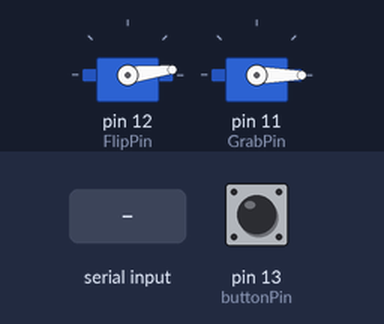
The sketch below on a simulated Arduino Uno, built with avr-gcc and run on an emulated ATmega328P. Parts: 2 × servo. The inputs (shaded band) are chosen by the test bench; at power-on: pin 13 (buttonPin) LOW.

Above: at 2.4 s.
2.5 s: "A" received over Serial
At 2.65 s:
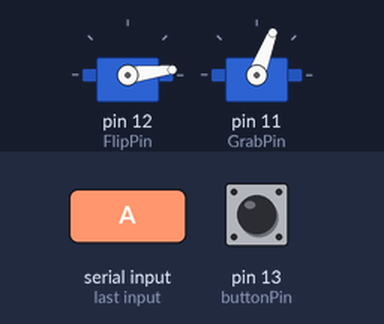
At 3.56 s:
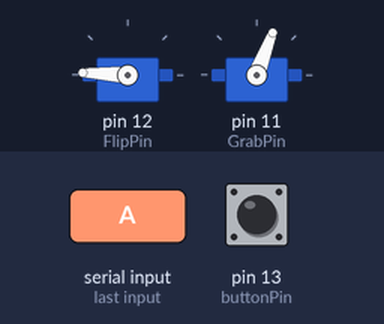
Timing chart, 0 to 7.2 s (numbered marks = the images above; inputs shaded):
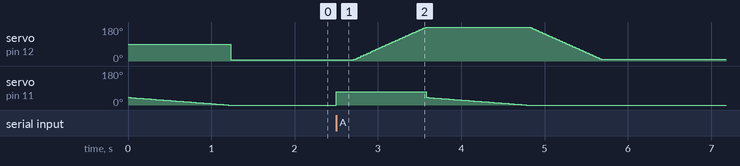

The sketch:

grabber_arm_code.ino
```cpp
#include <Servo.h>

Servo Grab;
Servo Flip;

const int buttonPin = 13;
const int FlipPin = 12;
const int GrabPin = 11;
int buttonState = 0;
int Pos = 100;
int PosGrab = 0;
int PosFlip = 0;

void setup() {
  Serial.begin(9600);
  pinMode(buttonPin, INPUT);
  Flip.attach(FlipPin);
  Grab.attach(GrabPin);
  Pos = calibrate();
  Flip.write(7);
}

int calibrate() {
  for (PosGrab = 40; PosGrab >= 0; PosGrab -= 1) {
    Grab.write(PosGrab);
    buttonState = digitalRead(buttonPin);
    if  (buttonState == HIGH) {
      Serial.println("AAA");
      return (PosGrab);
      break;
    }
   delay(30);
  }
}

void FlipCan(int startPoint, int endPoint, int stepSize) {
  for (PosFlip = startPoint; PosFlip == endPoint; PosFlip -= stepSize) {
    Flip.write(PosFlip);
    delay(15);
  }
}

void GrabCan() {
  Grab.write(Pos+70);
  delay(200);
  for (PosFlip = 7; PosFlip <= 180; PosFlip += 2) {
    Flip.write(PosFlip);
    delay(10);
  }
  Pos = calibrate();
  Grab.write(Pos);
  for (PosFlip = 180; PosFlip >= 7; PosFlip -= 2) {
    Flip.write(PosFlip);
    delay(10);
  }
}

void loop() {
  if (Serial.available())  {
    char c = Serial.read();  //gets one byte from serial buffer
    if (c == 'A') {
      GrabCan();
     }
  }
}
```

Measured:
- after the input at 2.5 s, servo on pin 12 (FlipPin): rises from 7° to 180° in 2.1 s, then falls to 8° in 0.87 s
